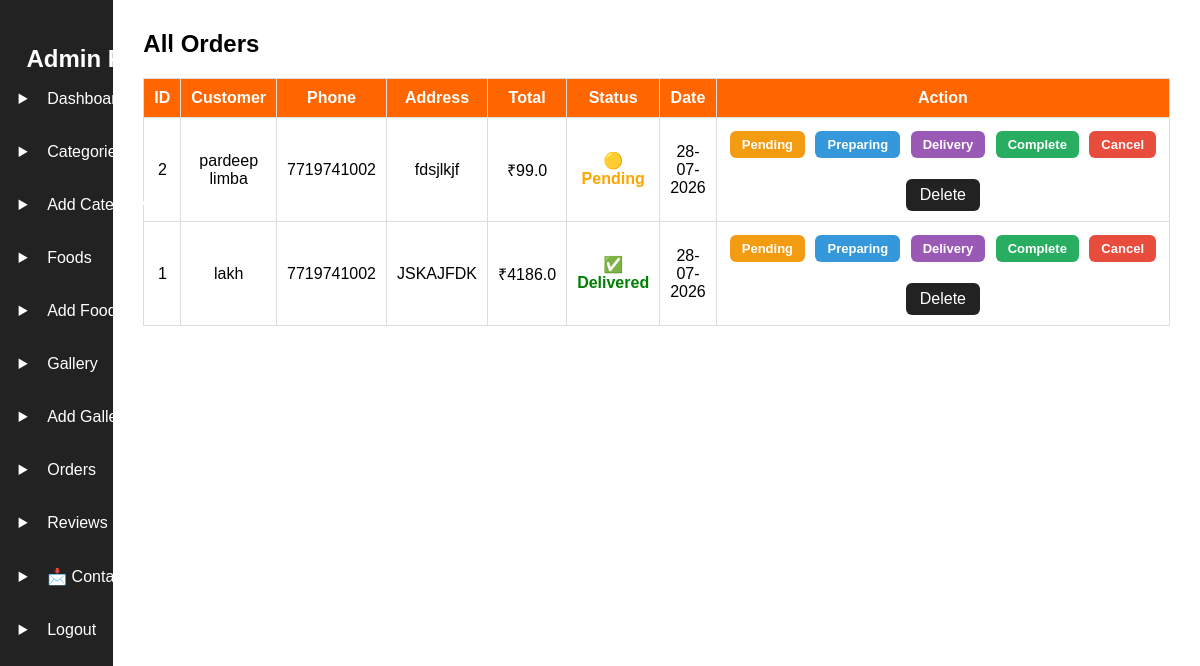
Before: /admin/orders (signed in) with the older database file.
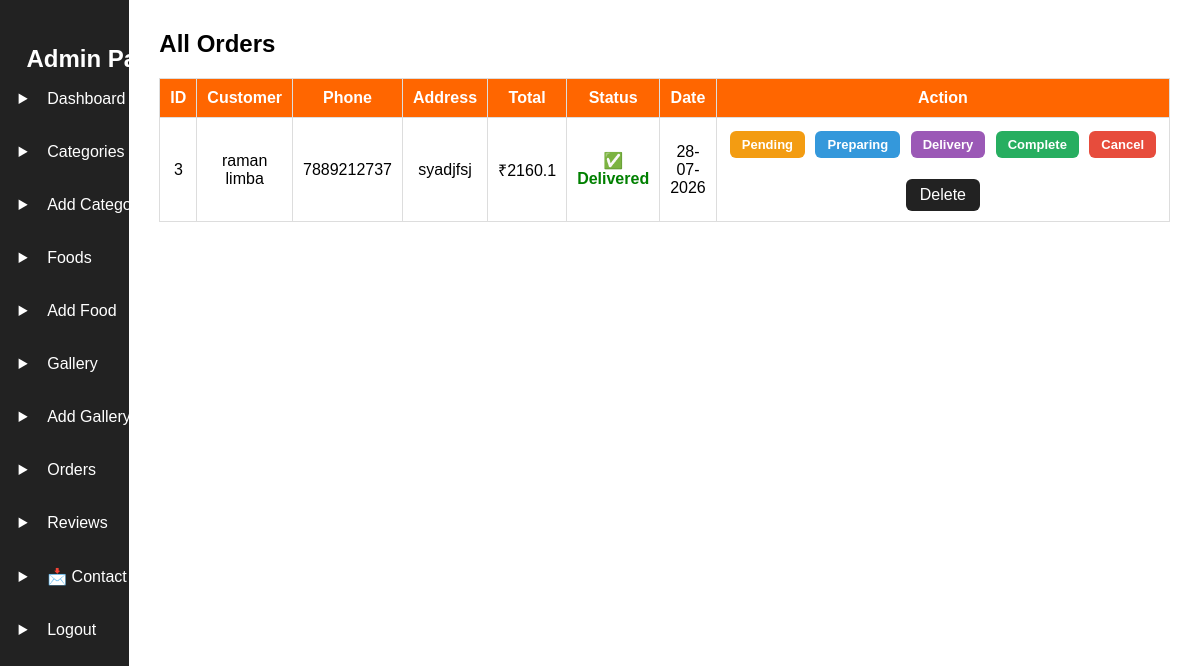
After: the same page with the newer database file.
### models.py (models this page shows, shortened)
class Order(db.Model):
    __tablename__ = "orders"
    id = db.Column(db.Integer, primary_key=True)
    customer = db.Column(db.String(100), nullable=False)
    phone = db.Column(db.String(20), nullable=False)
    address = db.Column(db.Text, nullable=False)
    total = db.Column(db.Float, nullable=False)
    status = db.Column(db.String(30), default="Pending")
    created_at = db.Column(
        db.DateTime,
        server_default=db.func.now()
    )
    user_id = db.Column(
        db.Integer,
        db.ForeignKey("users.id"),
        nullable=False
    )
    user = db.relationship(
        "User",
        back_populates="orders"
    )
    items = db.relationship(
        "OrderItem",
        back_populates="order",
        cascade="all, delete-orphan",
        lazy=True
    )

### app.py (the view)
@app.route("/admin/orders")
@admin_required
def orders():
    orders = Order.query.order_by(Order.id.desc()).all()
    return render_template(
        "admin/orders.html",
        orders=orders
    )

### app.py (called while the page is built)
@login_manager.user_loader
def load_user(user_id):
    return db.session.get(User, int(user_id))

@app.context_processor
def cart_count():
    cart = session.get("cart", {})
    total_items = sum(cart.values())
    return dict(cart_count=total_items)

### utils.py (called while the page is built)
def admin_required(func):
    @wraps(func)
    def wrapper(*args, **kwargs):
        if not current_user.is_authenticated:
            flash("Please login first.", "danger")
            return redirect(url_for("login"))
        if current_user.role != "admin":
            flash("Access denied!", "danger")
            return redirect(url_for("home"))
        return func(*args, **kwargs)
    return wrapper

### templates/admin/orders.html
{% extends "admin/admin_base.html" %}
{% block content %}
<h2>All Orders</h2>
<table border="1" cellpadding="10" width="100%">
    <tr>
        <th>ID</th>
        <th>Customer</th>
        <th>Phone</th>
        <th>Address</th>
        <th>Total</th>
        <th>Status</th>
        <th>Date</th>
        <th>Action</th>
    </tr>
    {% for order in orders %}
    <tr>
        <td>{{ order.id }}</td>
        <td>{{ order.customer }}</td>
        <td>{{ order.phone }}</td>
        <td>{{ order.address }}</td>
        <td>₹{{ order.total }}</td>
        <td>
            {% if order.status == "Pending" %}
            <span style="color:orange;font-weight:bold;">🟡 Pending</span>
            {% elif order.status == "Preparing" %}
            <span style="color:blue;font-weight:bold;">👨‍🍳 Preparing</span>
            {% elif order.status == "Out for Delivery" %}
            <span style="color:purple;font-weight:bold;">🚚 Out for Delivery</span>
            {% elif order.status == "Completed" %}
            <span style="color:green;font-weight:bold;">✅ Delivered</span>
            {% elif order.status == "Cancelled" %}
            <span style="color:red;font-weight:bold;">❌ Cancelled</span>
            {% endif %}
        </td>
        <td>{{ order.created_at.strftime("%d-%m-%Y") }}</td>
        <td class="action-buttons">
            <a class="status-btn pending"
                href="{{ url_for('update_order_status', order_id=order.id, status='Pending') }}">
                Pending
            </a>
            <a class="status-btn preparing"
                href="{{ url_for('update_order_status', order_id=order.id, status='Preparing') }}">
                Preparing
            </a>
            <a class="status-btn delivery"
                href="{{ url_for('update_order_status', order_id=order.id, status='Out for Delivery') }}">
                Delivery
            </a>
            <a class="status-btn complete"
                href="{{ url_for('update_order_status', order_id=order.id, status='Completed') }}">
                Complete
            </a>
            <a class="status-btn cancel"
                href="{{ url_for('update_order_status', order_id=order.id, status='Cancelled') }}">
                Cancel
            </a>
            <br><br>
            <a class="delete-btn" href="{{ url_for('delete_order', order_id=order.id) }}"
                onclick="return confirm('Delete this order?')">
                Delete
            </a>
        </td>
    </tr>
    {% endfor %}
</table>
{% endblock %}

### templates/admin/admin_base.html (shortened to what this page needs)
<!DOCTYPE html>
<html lang="en">
<head>
    <link rel="stylesheet" href="{{ url_for('static', filename='css/admin.css') }}">
</head>
<body>
    <div class="admin-container">
        <div class="sidebar">
            <h2>Admin Panel</h2>
            <ul>
                <li>
                    <a href="{{ url_for('admin_dashboard') }}">Dashboard</a>
                </li>
                <li>
                    <a href="{{ url_for('categories') }}">Categories</a>
                </li>
                <li>
                    <a href="{{ url_for('add_category') }}">Add Category</a>
                </li>
                <li>
                    <a href="{{ url_for('foods') }}">Foods</a>
                </li>
                <li>
                    <a href="{{ url_for('add_food') }}">Add Food</a>
                </li>
                <li>
                    <a href="{{ url_for('gallery_list') }}">Gallery</a>
                </li>
                <li>
                    <a href="{{ url_for('add_gallery') }}">Add Gallery</a>
                </li>
                <li>
                    <a href="{{ url_for('orders') }}">Orders</a>
                </li>
                <li>
                    <a href="{{ url_for('reviews') }}">Reviews</a>
                </li>
                <li>
                    <a href="{{ url_for('contacts') }}">
                        📩 Contact Messages
                    </a>
                </li>
                <li>
                    <a href="{{ url_for('logout') }}">Logout</a>
                </li>
            </ul>
        </div>
        <div class="content">
            {% block content %}
            {% endblock %}
        </div>
    </div>
</body>
</html>

### static/css/admin.css (style rules this page uses)
* { margin:0; padding:0; box-sizing:border-box; font-family:Arial, sans-serif; }
body { background:#f4f4f4; }
.admin-container { display:flex; min-height:100vh; }
.sidebar { width:250px; background:#222; color:white; padding:20px; }
.sidebar h2 { text-align:center; margin-bottom:30px; position: fixed; bottom: 87.1%; left: 2.2%; }
.sidebar ul { list-style: disclosure-closed; position: fixed; left: 3.1%; top: 65px; }
.sidebar ul li { margin:15px 0; }
.sidebar ul li a { color:white; text-decoration:none; display:block; padding:10px; border-radius:5px; }
.content { flex:1; padding:30px; background:white; }
table { width:100%; border-collapse:collapse; margin-top:20px; }
table th, table td { border:1px solid #ddd; padding:10px; text-align:center; }
table th { background:#ff6600; color:white; }
.action-buttons { justify-content:center; align-items:center; gap:10px; white-space:nowrap; }
.action-buttons { text-align:center; }
.status-btn { display:inline-block; margin:3px; padding:6px 12px; border-radius:6px; text-decoration:none; color:#fff; font-size:13px; font-weight:bold; }
.pending { background:#f39c12; }
.preparing { background:#3498db; }
.delivery { background:#9b59b6; }
.complete { background:#27ae60; }
.cancel { background:#e74c3c; }
.delete-btn { display:inline-block; padding:7px 14px; background:#222; color:#fff; text-decoration:none; border-radius:6px; }

Changed rows visible on the page:
removed Order: id "2", customer "pardeep limba", phone "7719741002", address "fdsjlkjf", total "99.0", status "🟡 Pending", created_at "28-07-2026"
removed Order: id "1", customer "lakh", phone "7719741002", address "JSKAJFDK", total "4186.0", status "✅ Delivered", created_at "28-07-2026"
added Order: id "3", customer "raman limba", phone "7889212737", address "syadjfsj", total "2160.1", status "✅ Delivered", created_at "28-07-2026"
